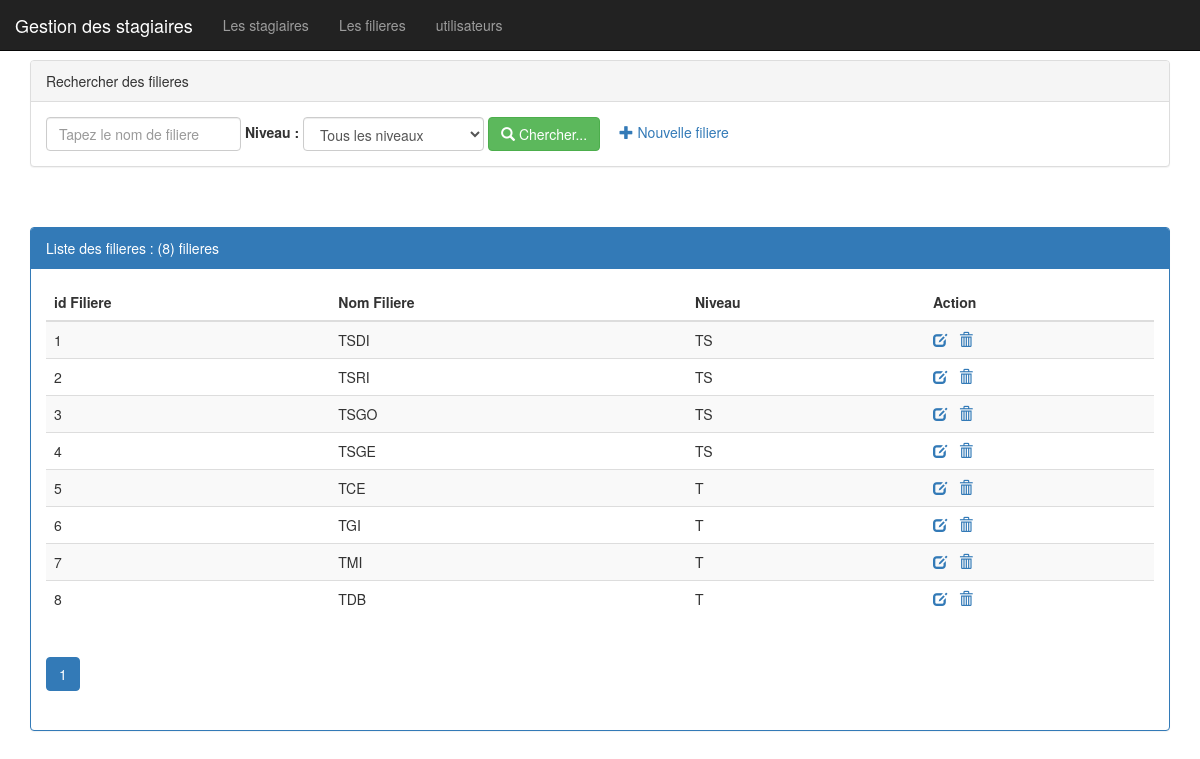
The app's page /pages/filieres.php with its own data.
### tables this page shows
create table filiere(
    idFiliere int(4) auto_increment primary key,
    nomFiliere varchar(50),
    niveau varchar(50)
);

### pages/filieres.php (the view, shortened to what this page needs)
<?php
        require_once("connexiondb.php");
        $nomF = isset($_GET['nomF'])?$_GET['nomF']:"";
        $niveau = isset($_GET['niveau'])?$_GET['niveau']:"all";
        $size = isset($_GET['size'])?$_GET['size']:10;
        $page = isset($_GET['page'])?$_GET['page']:1;
        $offset = ($page-1)*$size;
        if($niveau=="all"){
            $requete= "SELECT * FROM filiere WHERE nomFiliere like '%$nomF%' limit $size offset $offset ";
            $requeteCount = "SELECT count(*) countF FROM filiere WHERE nomFiliere like '%$nomF%' ";
        }else{
            $requete= "SELECT * FROM filiere WHERE nomFiliere like '%$nomF%' AND niveau='$niveau' limit $size offset $offset ";
            $requeteCount = "SELECT count(*) countF FROM filiere WHERE nomFiliere like '%$nomF%' AND niveau='$niveau'";
        }
        $resultatF = $pdo->query($requete);
        $resultatCount = $pdo->query($requeteCount);
        $tabCount = $resultatCount->fetch();
        $nbrF = $tabCount['countF'];
        $reste = $nbrF%$size;
        if($reste==0){
            $nbrPage = $nbrF/$size;
        }else{
            $nbrPage = floor($nbrF/$size)+1;
        }
?>
<!DOCTYPE html>
<html>
<head>
    <link rel="stylesheet" type="text/css" href="../css/bootstrap.css">
    <link rel="stylesheet" type="text/css" href="../css/style.css">
</head>
<body>
    <?php include("menu.php"); ?>
        <div class="container">
            <div class="panel panel-default margetop">
                <div class="panel-heading">Rechercher des filieres</div>
                <div class="panel-body">
                    <form method="get" action="filieres.php"class="form-inline">
                        <div class="form-group">
                            <input type="text" name="nomF" placeholder="Tapez le nom de filiere" class="form-control" value="<?php echo $nomF ?>">
                        </div>
                        <label for="niveau">Niveau :</label>
                        <select name="niveau" class="form-control" id="niveau">
                            <option value="all" <?php if($niveau=="all") echo "selected" ?> >Tous les niveaux</option>
                        </select>
                        <button type="submit" class="btn btn-success" > <span class="glyphicon glyphicon-search"></span> Chercher...</button>
                        <a href="newFiliere.php"><span class="glyphicon glyphicon-plus"> </span> Nouvelle filiere</a>
                    </form>
                </div>
            </div>
            <div class="panel panel-primary margetop">
                <div class="panel-heading">Liste des filieres : (<?php echo $nbrF ?>) filieres</div>
                <div class="panel-body">
                    <table class="table table-striped">
                        <thead>
                            <tr>
                            <th>id Filiere</th><th>Nom Filiere</th><th>Niveau</th><th>Action</th>
                            </tr>
                        </thead>
                        <tbody>
                        <?php while($filiere=$resultatF->fetch()){?>
                            <tr>
                                <td><?php echo $filiere['idFiliere'] ?></td>
                                <td><?php echo $filiere['nomFiliere']?></td>
                                <td><?php echo $filiere['niveau']?></td>
                                <td>
                                    <a href="editFiliere.php?idFiliere=<?php echo $filiere['idFiliere']?>">
                                        <span class="glyphicon glyphicon-edit"> </span>
                                    </a>
                                     <a onclick="return confirm(' etes vous sur de suprimer')" href="deleteFiliere.php?idF=<?php echo $filiere['idFiliere'] ?>" >
                                        <span class="glyphicon glyphicon-trash"> </span>
                                     </a>
                                </td>
                            </tr>
                        <?php } ?>
                        </tbody>
                    </table>
                    <div >
                        <ul class="pagination">
                        <?php  for($i=1; $i<=$nbrPage;$i++){ ?>
                            <li class="<?php if($i==$page) echo 'active' ?>"><a href="filieres.php?page=<?php echo $i;?>&nomF=<?php echo $nomF ?>&niveau=<?php echo $niveau ?>">  <?php echo $i; ?> </a></li>
			<?php } ?>
                        </ul>
                    </div>
                </div>
            </div>
        </div>
</body>
</html>

### pages/menu.php
<nav class="navbar navbar-inverse navbar-fixed-top">
    <div class="container-fluid">
        <div class="navbar-header">
            <a href="../index.php" class="navbar-brand"> Gestion des stagiaires</a>
        </div>
        <ul class="nav navbar-nav">
                <li><a href="stagiaires.php"> Les stagiaires </a></li>
                <li><a href="filieres.php"> Les filieres </a></li>
                <li><a href="utilisateurs.php"> utilisateurs </a></li>
        </ul>
    </div>
</nav>

### css/style.css (style rules this page uses)
.margetop { margin-top: 60px; }

### records on screen
filiere: idFiliere "1", nomFiliere "TSDI", niveau "TS"
filiere: idFiliere "2", nomFiliere "TSRI", niveau "TS"
filiere: idFiliere "3", nomFiliere "TSGO", niveau "TS"
filiere: idFiliere "4", nomFiliere "TSGE", niveau "TS"
filiere: idFiliere "5", nomFiliere "TCE", niveau "T"
filiere: idFiliere "6", nomFiliere "TGI", niveau "T"
filiere: idFiliere "7", nomFiliere "TMI", niveau "T"
filiere: idFiliere "8", nomFiliere "TDB", niveau "T"

### other values on screen
$nbrF "8"
